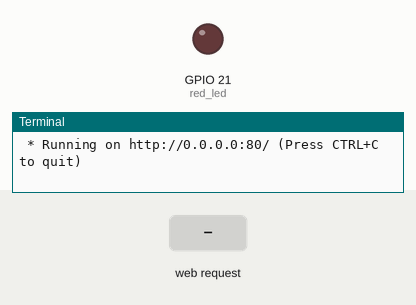
Simulated run of this program. Board: Raspberry Pi (BCM pin numbers). On the bench: output pins drawn as LEDs (lit = HIGH), the last lines printed to the terminal. Inputs (shaded band) come from the test bench. The clock reads 2024-03-15 10:24:30 at power-on unless the program sets it.

Above: at 1.2 s.
1.3 s: HTTP request for /data received with the fields led=on
At 1.9 s:
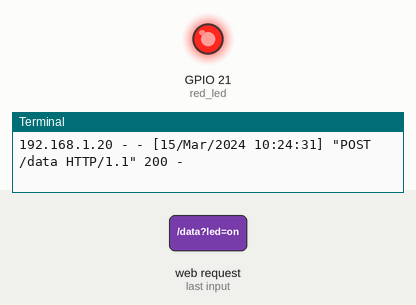
2.8 s: HTTP request for /data received with the fields led=off
At 3.1 s:
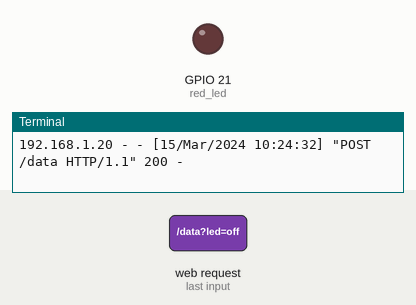
Timing chart, 0 to 5.8 s (numbered marks = the images above; inputs shaded):
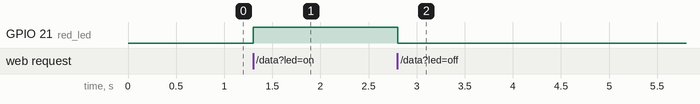

The program:

main20-1.py
```python
from flask import Flask, render_template, request # Flask 웹서버 라이브러리
from gpiozero import LED # GPIO LED 제어 라이브러리
app = Flask(__name__) #Flask 앱 생성
red_led = LED(21) #GPIO 21번 핀 LED 연결

#화면 접속 시 index.html 보여주기
@app.route('/')
def home():
    return render_template("index.html")

# 버튼 눌렀을 때 실행되는 주소
# POST 방식으로 데이터 받음
@app.route('/data', methods=['POST'])
def data():

    #HTML 폼에서 led 값 가져오기
    data = request.form['led']

    #ON 버튼 눌렀다면
    if(data == 'on'):
        red_led.on()

    #OFF 버튼 눌렀다면
    elif(data == 'off'):
        red_led.off()

    #다시 메인 페이지로 이동
    return home()

# 서버 실행
if __name__ == "__main__":
    app.run(host="0.0.0.0", port="80")
```

Measured:
- after the input at 1.3 s, GPIO 21 (red_led): LOW → HIGH at once
- after the input at 2.8 s, GPIO 21 (red_led): HIGH → LOW at once
